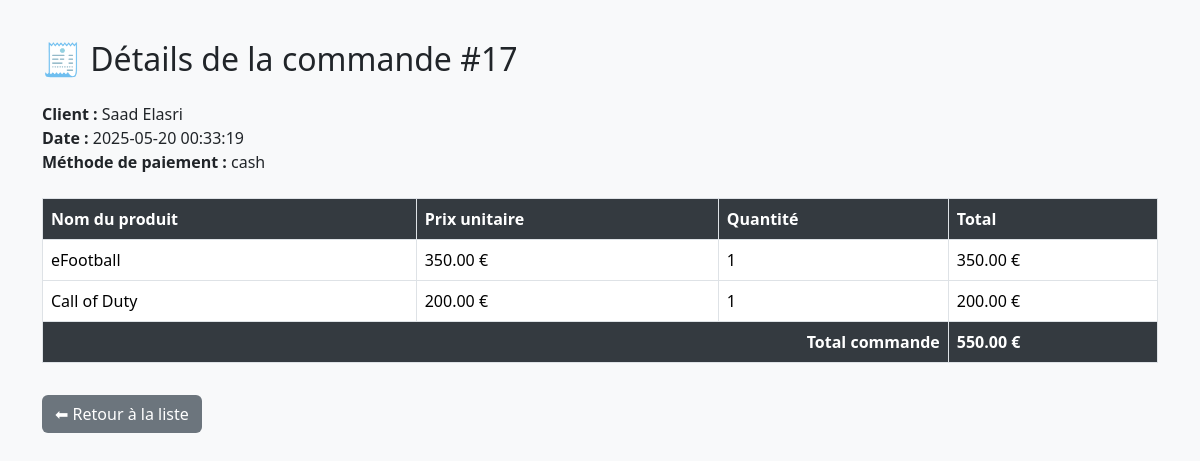
Screenshot of /order_detail_admin.php?order_id=17 (signed in) with the database file from the repository.
### tables this page shows
CREATE TABLE `orders` (
  `id` int(11) NOT NULL,
  `user_id` int(11) NOT NULL,
  `payment_method` varchar(20) DEFAULT NULL,
  `created_at` datetime DEFAULT NULL
);

CREATE TABLE `user` (
  `id` int(11) NOT NULL,
  `email` varchar(255) NOT NULL,
  `password` varchar(255) NOT NULL,
  `role` enum('admin','client') NOT NULL,
  `fullName` varchar(255) NOT NULL
);

CREATE TABLE `order_items` (
  `id` int(11) NOT NULL,
  `order_id` int(11) NOT NULL,
  `product_id` int(11) NOT NULL,
  `quantity` int(11) NOT NULL
);

CREATE TABLE `products` (
  `id` int(11) NOT NULL,
  `name` varchar(255) NOT NULL,
  `description` text NOT NULL,
  `quantity` int(11) NOT NULL,
  `price` float NOT NULL,
  `image` varchar(255) NOT NULL,
  `categorie` varchar(255) DEFAULT NULL,
  `age` int(11) DEFAULT NULL
);

### order_detail_admin.php (the view, shortened to what this page needs)
<?php
require_once 'Model/database.php';
$orderId = intval($_GET['order_id']);
$stmt = $pdo->prepare("
    SELECT o.id, o.created_at, o.payment_method, u.fullName
    FROM orders o
    JOIN user u ON o.user_id = u.id
    WHERE o.id = ?
");
$stmt->execute([$orderId]);
$order = $stmt->fetch();
$stmt = $pdo->prepare("
    SELECT p.name, p.price, oi.quantity
    FROM order_items oi
    JOIN products p ON oi.product_id = p.id
    WHERE oi.order_id = ?
");
$stmt->execute([$orderId]);
$items = $stmt->fetchAll();
?>
<!DOCTYPE html>
<html lang="fr">
<head>
  <link href="https://cdn.jsdelivr.net/npm/bootstrap@5.3.2/dist/css/bootstrap.min.css" rel="stylesheet">
</head>
<body>
<div class="container">
  <h2 class="mb-4">🧾 Détails de la commande #<?= htmlspecialchars($orderId) ?></h2>
  <div class="mb-4">
    <strong>Client :</strong> <?= htmlspecialchars($order['fullName']) ?><br>
    <strong>Date :</strong> <?= htmlspecialchars($order['created_at']) ?><br>
    <strong>Méthode de paiement :</strong> <?= htmlspecialchars($order['payment_method']) ?>
  </div>
  <table class="table table-bordered">
    <thead>
      <tr>
        <th>Nom du produit</th>
        <th>Prix unitaire</th>
        <th>Quantité</th>
        <th>Total</th>
      </tr>
    </thead>
    <tbody>
      <?php
        $total = 0;
        foreach ($items as $item):
            $lineTotal = $item['price'] * $item['quantity'];
            $total += $lineTotal;
      ?>
        <tr>
          <td><?= htmlspecialchars($item['name']) ?></td>
          <td><?= number_format($item['price'], 2) ?> €</td>
          <td><?= $item['quantity'] ?></td>
          <td><?= number_format($lineTotal, 2) ?> €</td>
        </tr>
      <?php endforeach; ?>
    </tbody>
    <tfoot>
      <tr>
        <th colspan="3" class="text-end">Total commande</th>
        <th><?= number_format($total, 2) ?> €</th>
      </tr>
    </tfoot>
  </table>
  <a href="manage_orders.php" class="btn back-btn mt-3">⬅ Retour à la liste</a>
</div>
</body>
</html>

### order_detail_admin.php (style rules this page uses)
body { background-color: #f8f9fa; font-family: 'Segoe UI', sans-serif; }
.container { margin-top: 40px; }
.table th { background-color: #343a40; color: white; }
.back-btn { background-color: #6c757d; color: white; }

### rows the page displays
orders: user.fullName "Saad Elasri", created_at "2025-05-20 00:33:19", payment_method "cash"
order_items: product.name "eFootball", product.price "350.00", quantity "1", lineTotal "350.00"
order_items: product.name "Call of Duty", product.price "200.00", quantity "1", lineTotal "200.00"

### other values shown
$orderId "17"
$total "550.00"
